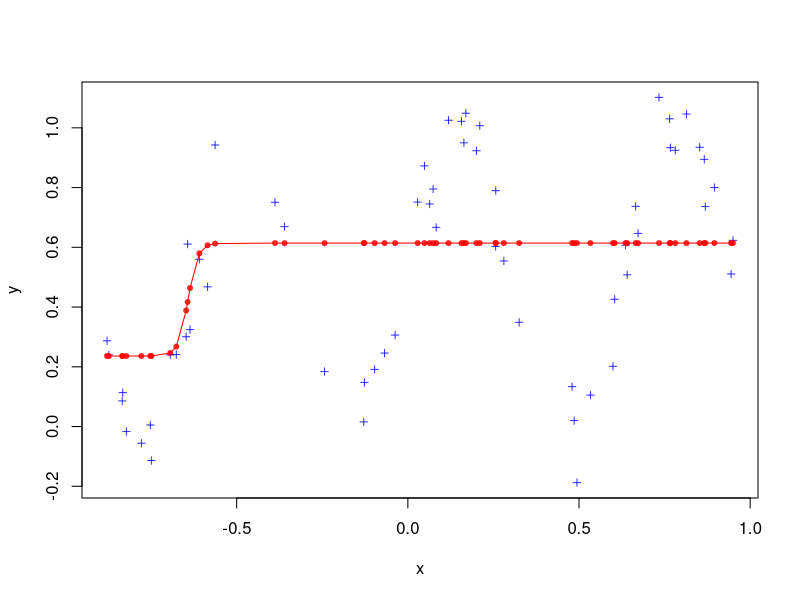
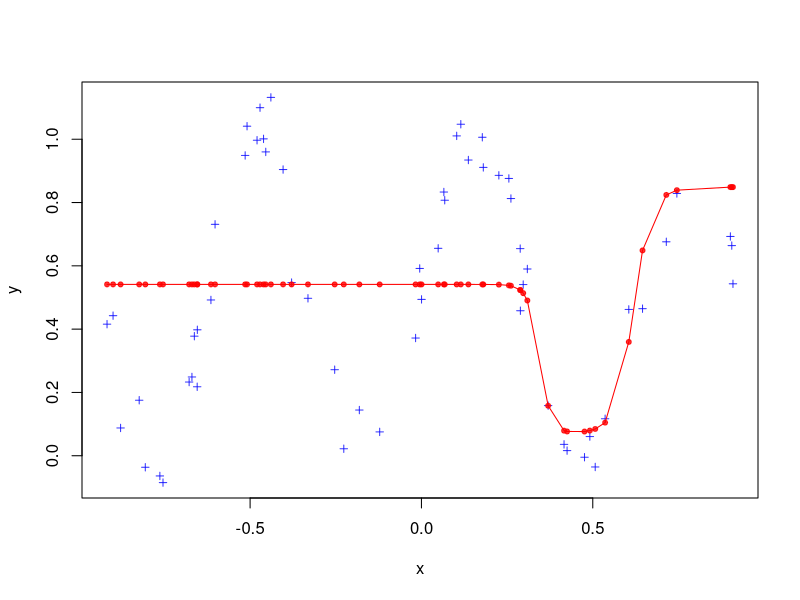
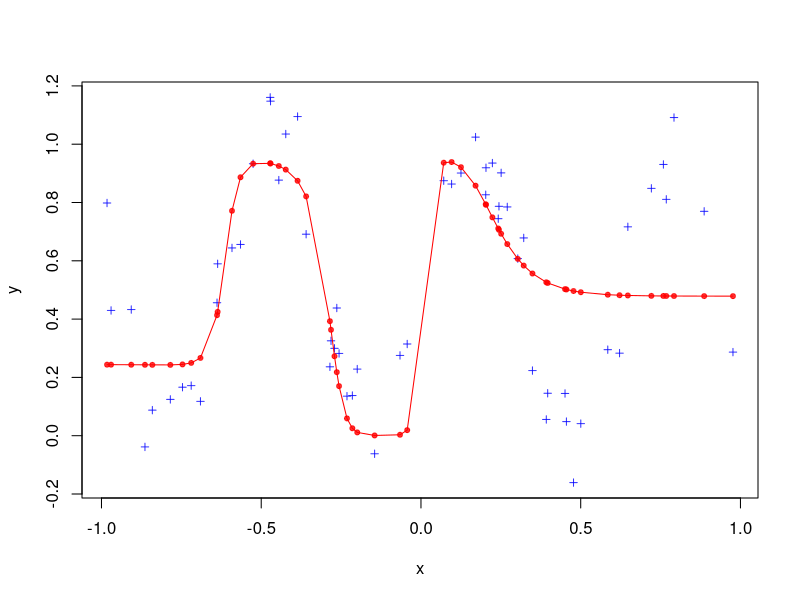
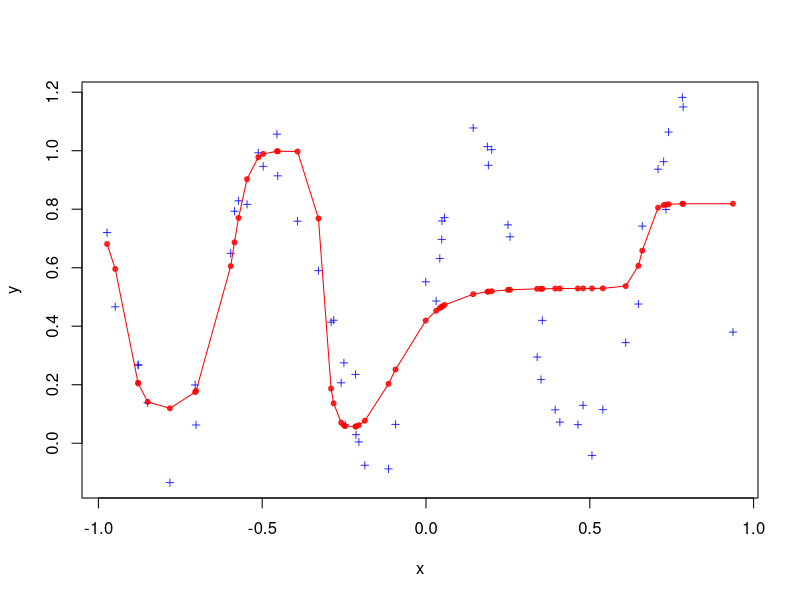
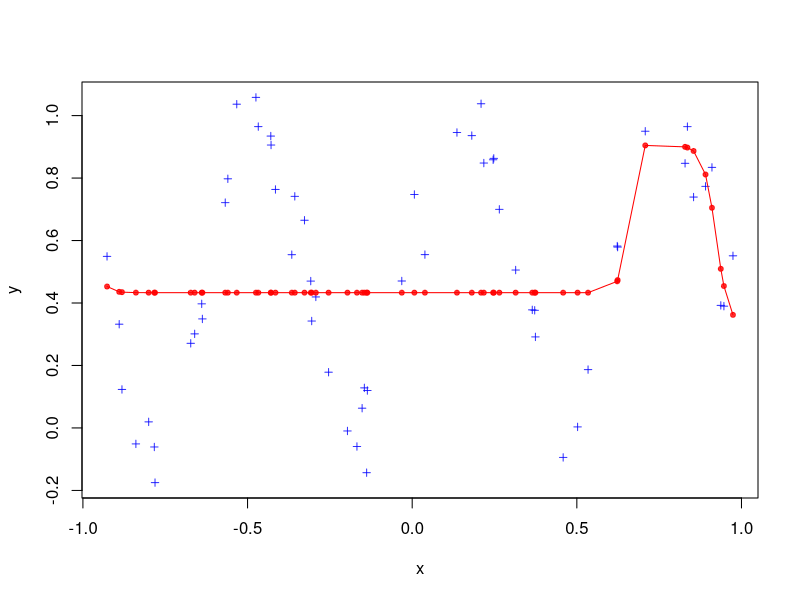
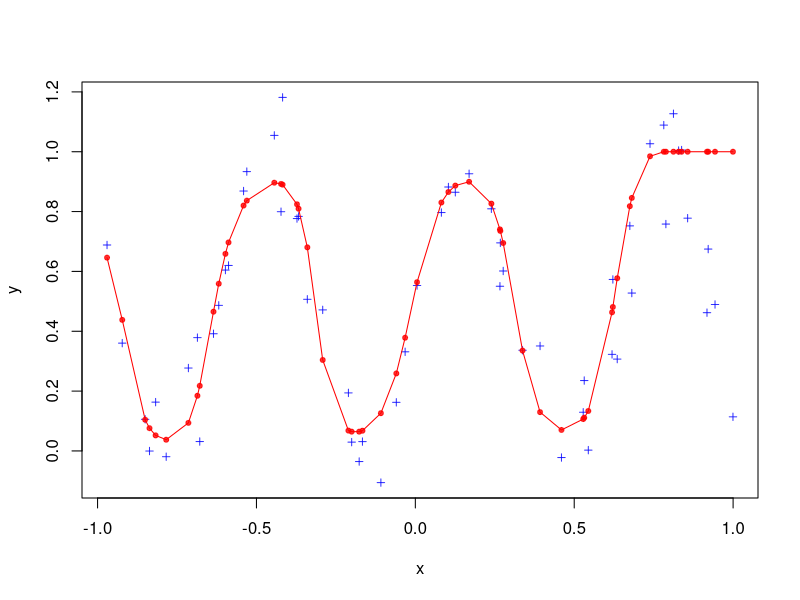
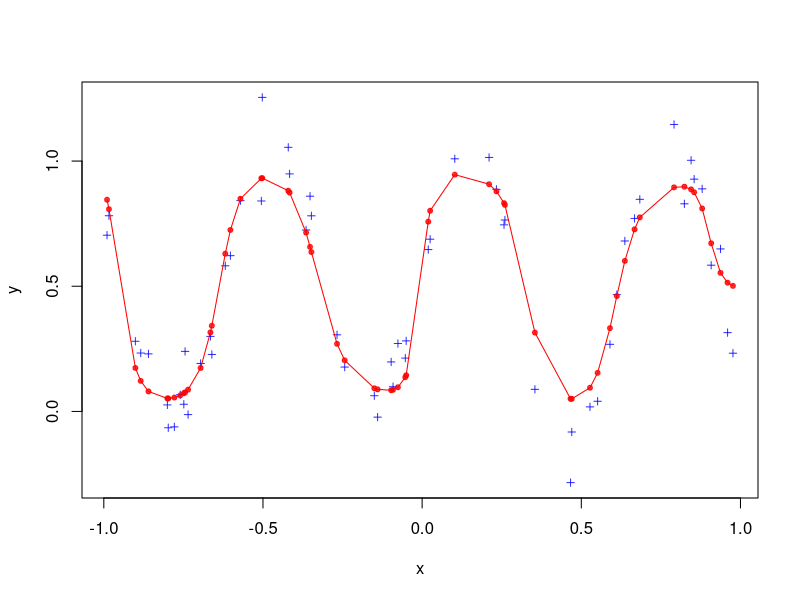
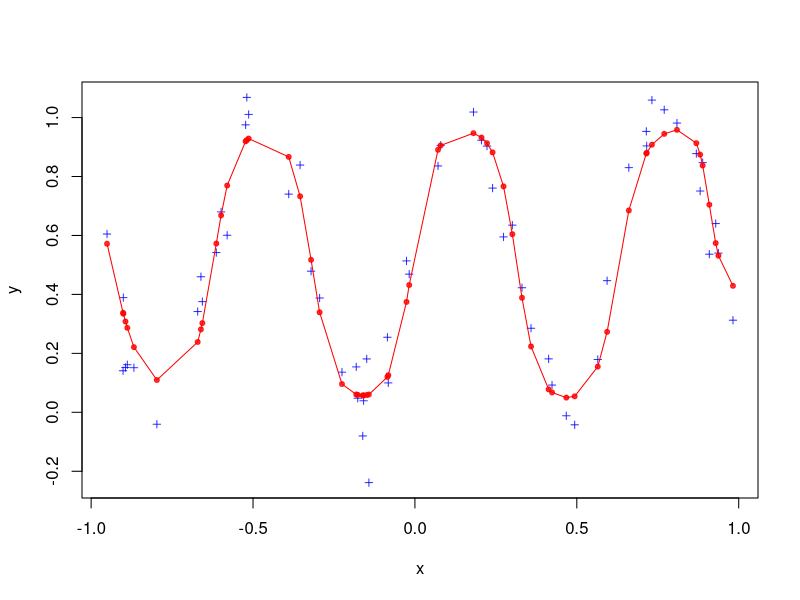

The R source for these figures, in order: (Note: this script raises an error after producing the figures.)
options(width = 60)

## Proste wykorzystanie pakietu nnet

## Wgranie koniecznych bibliotek
require(nnet)
require(caret)

## Funkcja do tworzenia danych
data.create <- function(range, c=1, n=100, s=1){
	x <- runif(n, min(range), max(range));
	x <- sort(x);
	y <- 0.5 + 0.5*sin(c*x)+rnorm(length(x), 0, s);
	data.frame(x=x, y=y)
}


## Podstawowa petla obliczen

## Zakres zmiennosc liczy neuronow
k.range <- 1:100

## Blad na probie testowej

err <- c();
k.step <- 1;

for(k in k.range){

## Tworzenie danych
data <- data.create(c(-1,1), c=10, s=.1, n=200)

## Podzial proby na uczaca i testowa
ind <- sort(createDataPartition(data$y, p=0.7, 
	list=FALSE))
data.train <- data[ind,]
data.test <- data[-ind,]

sd.test <- 0;
n.step <- 1;

while(sd.test<.1 & n.step<10){
	## Estymacja malej sieci neuronowej
	model.nn <- nnet( y ~ x,
    	data = data.train,
    	size = k,
    	decay = 0,
    	linout = FALSE,
    	skip = FALSE,
    	maxit = 10^4,
    	Hess = TRUE);

	## Tworzenie predykcji na probie testowej
	data.predict.test <- data.frame(x=data.test$x,
		y=predict(model.nn, data.test))
	
	## Sprawdzanie jakosci sieci
	sd.test<- sd(data.predict.test$y)
	
	## Zwiekszanie licznika krokow
	n.step <- n.step +1 
}

## Wizualizacja
png(file=paste("ex_04_4_fig_3_", 
	toString(k.step), ".png", sep=""))
plot(data.test, pch=3, cex=.7,
	col=rgb(0,0,1,.8))
points(data.predict.test,
	pch=20, col=rgb(1,0,0,.8))
lines(data.predict.test,
	col="red")
dev.off()

k.step <- k.step + 1;

## Obliczenie bledu na probie testowej
err <- c(err, 
	sum((data.predict.test$y - data.test$y)^2))
}

## Wizualizacja bledu
png(file="ex_04_4_fig_4.png")
plot(k.range, err,
	pch=20, col="blue")
lines(lowess(data.frame(k.range, err), f=.25))
dev.off()

